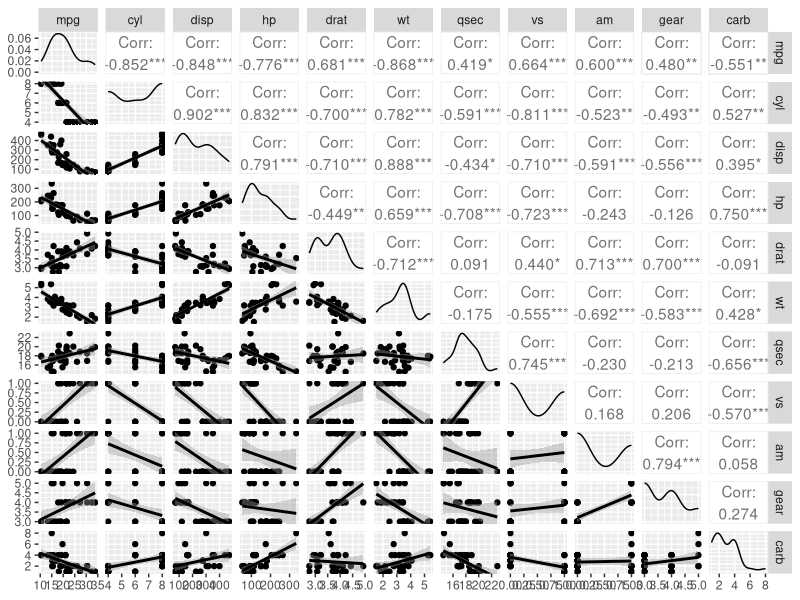
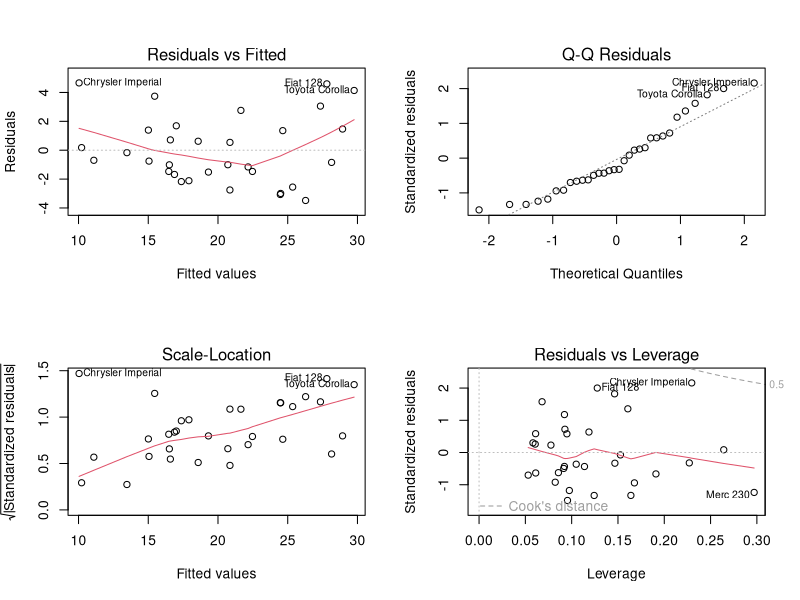

Write the R code that produced these figures, in order.
#LIMPAR MEMORIA
rm(list=ls(all=TRUE))
#-------------------------------------------------------------------------------
#                               PACOTES
#-------------------------------------------------------------------------------

if(!require(ggplot2)){install.packages("ggplot2")}
if(!require(ggpubr)){install.packages("ggpubr")}
if(!require(car)){install.packages("car")}
if(!require(fBasics)){install.packages("fBasics")}
if(!require(GGally)){install.packages("GGally")}

#-------------------------------------------------------------------------------
#                        CARREGANDO DADOS
#-------------------------------------------------------------------------------

data("mtcars")

#-------------------------------------------------------------------------------
#                   CORRELACAO de PEARSON r²
#-------------------------------------------------------------------------------

ggpairs(mtcars, lower = list(continuous = "smooth"))

#-------------------------------------------------------------------------------
#                PRIMEIRA MODELO COM TODAS AS VARIAVEIS
#-------------------------------------------------------------------------------

modelo1<-lm(mpg ~ wt + cyl + disp + hp + drat + wt + qsec + vs + am + gear +
           carb, mtcars)
summary(modelo1)

#-------------------------------------------------------------------------------
#            APLICANDO METODO DE SELECAO DE VARIAVEIS STEPWISE
#-------------------------------------------------------------------------------

modelo2<-step(modelo1, direction = "both") # indica quais variaveis  podem
                                           # ser retiradas sem perde qualidade

summary(modelo2) # modelo final e equacao ajustada

#-------------------------------------------------------------------------------
#                    TESTE DE MULTICOLINEARIDADE
#-------------------------------------------------------------------------------

vif(modelo2) # Valores superiores a 5 indicam colinearidades, e devem ser
             # eliminadas
#-------------------------------------------------------------------------------
#           DETECCAO DE VALORES ATIPICOS E SIGNIFICATIVOS
#-------------------------------------------------------------------------------
par(mfrow=c(2,2))
plot(modelo2) # Diagnóstico completo dos
coef(modelo2)      # Coeficientes do modelo (intercepto e beta)
predict(modelo2)   # Valores previstos pelo modelo
residuals(modelo2) # Resíduos do modelo
